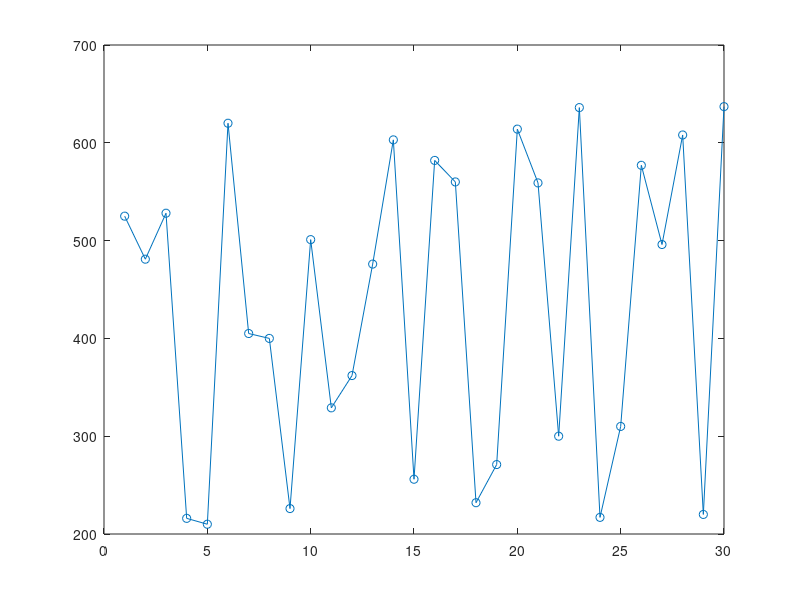

MATLAB code for this plot: (Note: this script raises an error after producing the figure.)
% Author Name: Thomas Yannarella
% Email: Yannar47@rowan.edu
% Course: MATLAB Programming - Fall 2024
% Assignment: Assignment 2
% Task: Stock Market Analysis
% Date: 10/11/24

stock_prices = load('stock_data.txt');

%Calculate averages ans stats
average_price = mean(stock_prices);
highest_price = max(stock_prices);
lowest_price = min(stock_prices);
price_increase_days = sum(diff(stock_prices) > 0); % Number of days with price increase

%Print calculated values
fprintf('Average Closing Price: %.2f\n', average_price);
fprintf('Highest Closing Price: %.2f\n', highest_price);
fprintf('Lowest Closing Price: %.2f\n', lowest_price);
fprintf('Days Stock Price Increased: %d\n', price_increase_days);

%Create a line plot of the stock prices
figure;
days = 1:length(stock_prices);

plot(days, stock_prices, '-o', 'DisplayName', 'Daily Closing Price'); % Daily prices
hold on;
yline(average_price, 'r--', 'LineWidth', 1.5, 'DisplayName', 'Average Price'); % Average price
yline(highest_price, 'g--', 'LineWidth', 1.5, 'DisplayName', 'Highest Price'); % Highest price
yline(lowest_price, 'b--', 'LineWidth', 1.5, 'DisplayName', 'Lowest Price'); % Lowest price

%Add title and labels
title('Stock Price Analysis over 30 Days');
xlabel('Day');
ylabel('Price');
legend('Location', 'best');
grid on;

%Save the plot as png
saveas(gcf, 'stock_analysis.png');

%Write the summary to 'stock_summary.txt'
fileID = fopen('stock_summary.txt', 'w');
fprintf(fileID, 'Stock Price Analysis Summary:\n');
fprintf(fileID, 'Average Closing Price: %.2f\n', average_price);
fprintf(fileID, 'Highest Closing Price: %.2f\n', highest_price);
fprintf(fileID, 'Lowest Closing Price: %.2f\n', lowest_price);
fprintf(fileID, 'Days Stock Price Increased: %d\n', price_increase_days);
fclose(fileID);